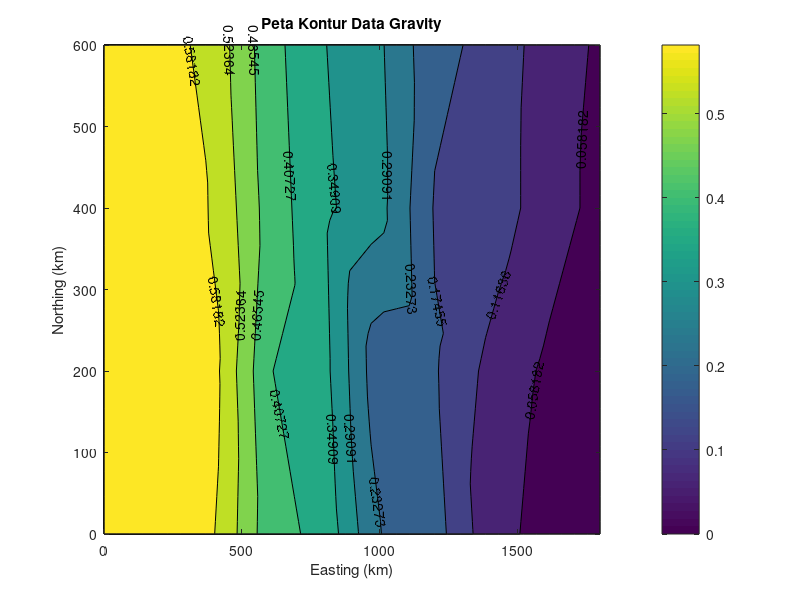

Write MATLAB code to recreate this figure.
%Modul Praktikum GP2103 Metode Komputasi, 
%Program Studi Teknik Geofisika, Universitas Pertamina
%Oleh: Hardianto Rizky Prabusetyo dan Mohammad Heriyanto

%Website: https://osf.io/5tfvq/
%Link Kode: https://github.com/Metkom/Kode-Praktikum-GP2103-Metode-Komputasi
%DOI: 10.17605/OSF.IO/5TFVQ
%@ Oktober 2017

clear; close; clc;
a = load('datagravity.txt');
x = a(:,1);
y = a(:,2);
z = a(:,3);
[X,Y] = meshgrid(linspace(min(x),max(x),40), linspace(min(y),max(y),40));

contourf(X,Y,griddata(x,y,z,X,Y),'ShowText','on')
xlabel('Easting (km)')
ylabel('Northing (km)')
title('Peta Kontur Data Gravity')
colorbar

